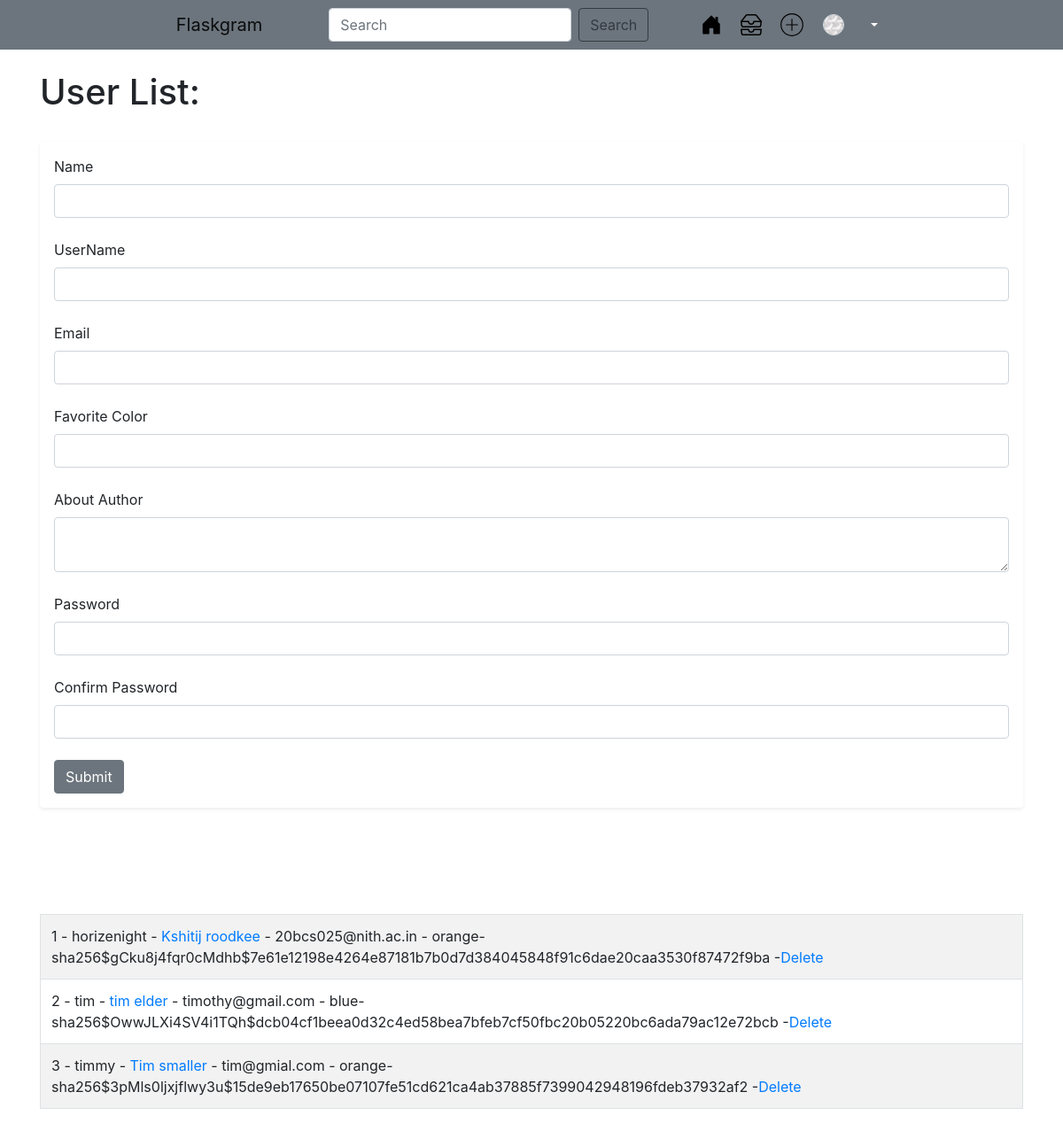
Page /user/add (signed in) on the earlier database version.
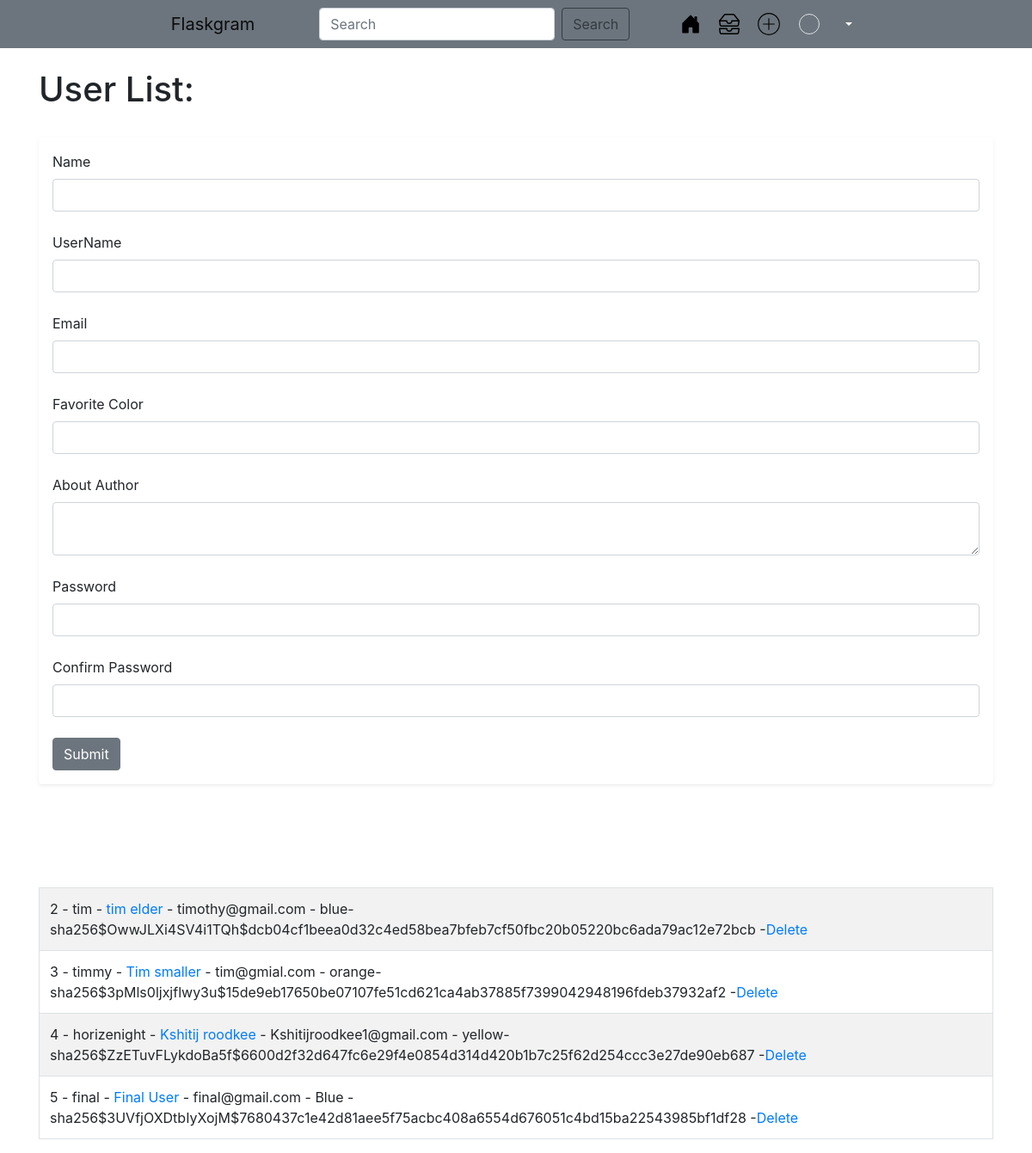
Same page on the later database version.
### hello.py (models this page shows, shortened)
class Users(db.Model,UserMixin):
    id = db.Column(db.Integer,primary_key=True)
    username = db.Column(db.String(120),nullable=False)
    name = db.Column(db.String(120),nullable=False)
    email = db.Column(db.String(120),nullable=False,unique=True)
    profile_pic = db.Column(db.String(),nullable=True)
    favorite_color = db.Column(db.String(120))
    about_author = db.Column(db.Text(500),nullable=True)
    date_added = db.Column(db.DateTime,default=datetime.utcnow)
    password_hash = db.Column(db.String(120))
    posts= db.relationship('Posts',backref='poster')
    followed = db.relationship(
        'Users', secondary=followers,
        primaryjoin=(followers.c.follower_id == id),
        secondaryjoin=(followers.c.followed_id == id),
        backref=db.backref('followers', lazy='dynamic'), lazy='dynamic')
    liked = db.relationship(
        'LikePost',
        foreign_keys='LikePost.user_id',
        backref='user', lazy='dynamic')
    @property
    def password(self):
        raise AttributeError('password is not readable attribute')

### hello.py (the view, shortened to what this page needs)
@app.route('/user/add',methods =['GET',"POST"])
def add_user():
    name = None
    form = UserForm()
    our_users = Users.query.order_by(Users.date_added)
    return render_template("add_user.html",form =  form,name=name,our_users = our_users)

### WebForms.py
class UserForm(FlaskForm):
    name = StringField("Name" , validators= [DataRequired()])
    username = StringField("UserName" , validators= [DataRequired()])
    email = StringField("Email" , validators= [DataRequired()])
    favorite_color = StringField('Favorite Color')
    about_author = TextAreaField('About Author')
    profile_pic = FileField("Profile Pic")
    password_hash = PasswordField('Password',validators=[DataRequired(),EqualTo('password_hash2',message='Passwords Must Match')])
    password_hash2 = PasswordField('Confirm Password',validators=[DataRequired()])
    submit = SubmitField("Submit")

class SearchForm(FlaskForm):
    searched = StringField("Searched" , validators=[DataRequired(),Length(min=1)])
    submit = SubmitField("Submit")

### hello.py (called while the page is built)
@login_manager.user_loader
def load_user(user_id):
    return Users.query.get(int(user_id))

@app.context_processor
def base():
    form = SearchForm()
    return dict(form=form)

### templates/add_user.html (shortened to what this page needs)
{% extends 'base.html' %}
{% block content%}
    <br/>
{% if name %}
    <h1>User Added !</h1>
    <br/><br/><br/>
    <table class='table table-hover table-bordered table-striped'>
        {%for our_user in our_users%}
        <tr>
            <td>
                {{our_user.id}} -   {{our_user.username}} - <a href="{{url_for('update',id=our_user.id)}}">{{our_user.name}} </a> - {{our_user.email}} - {{our_user.favorite_color}}-{{our_user.password_hash}}  -<a href="{{url_for('delete',id=our_user.id)}}">Delete </a>  <br/>
            </td>
        </tr>
        {%endfor %}
    </table>
{%else%}
    <h1>User List: </h1>
    <br/>
    <div class="shadow-sm p-3 mb-5 bg-body rounded">
    <form method="POST">
        {{form.name.label(class='form-label')}}
        {{form.name(class='form-control')}}
<br/>
        {{form.username.label(class='form-label')}}
        {{form.username(class='form-control')}}
<br/>
        {{form.email.label(class='form-label')}}
        {{form.email(class='form-control')}}
<br/>
        {{form.favorite_color.label(class='form-label')}}
        {{form.favorite_color(class='form-control')}}
<br/>
        {{form.about_author.label(class='form-label')}}
        {{form.about_author(class='form-control')}}
<br/>
        {{form.password_hash.label(class='form-label')}}
        {{form.password_hash(class='form-control')}}
<br/>
        {{form.password_hash2.label(class='form-label')}}
        {{form.password_hash2(class='form-control')}}
<br/>
        {{form.submit(class='btn btn-secondary')}}
    </form>
</div>
<br/><br/><br/>
<table class='table table-hover table-bordered table-striped'>
    {%for our_user in our_users%}
    <tr>
        <td>
            {{our_user.id}} -   {{our_user.username}} - <a href="{{url_for('update',id=our_user.id)}}">{{our_user.name}} </a> - {{our_user.email}} - {{our_user.favorite_color}}-{{our_user.password_hash}}  -<a href="{{url_for('delete',id=our_user.id)}}">Delete </a>  <br/>
        </td>
    </tr>
    {%endfor %}
</table>
{%endif%}
{%endblock%}

### templates/base.html (shortened to what this page needs)
<!doctype html>
<html lang="en">
  <head>
    <link rel="stylesheet" href="https://stackpath.bootstrapcdn.com/bootstrap/4.5.0/css/bootstrap.min.css"
>
    <link rel="stylesheet" href="{{url_for('static',filename='css/styles.css')}}">
  </head>
  <body>
    {% include 'navbar.html' %}
<div class="container">
    {%block content%}
    {%endblock%}
</div>
  </body>
</html>

### templates/navbar.html (shortened to what this page needs)
<div>
  <nav class="navbar navbar-expand-lg navbar-light bg-secondary  ">
    <div class="container justify-content-center">
      <div class="d-flex flex-row justify-content-between align-items-center col-9">
      {% if current_user.is_authenticated %}
      <a class="navbar-brand" href="{{ url_for('feed', username=current_user.username) }}">
      {%else%}
      <a class="navbar-brand" href="{{url_for('posts')}}">
      {%endif%}
          Flaskgram
        </a>
        <div>
          <form method="POST" action="{{url_for('search')}}" class="form-inline my-2 my-lg-0">
            <input class="form-control mr-sm-2" type="search" placeholder="Search" aria-label="Search"
              name="searched" />
            <button class="btn btn-outline-dark" type="submit">Search</button>
          </form>
        </div>
        <div class="d-flex flex-row">
          <ul class="list-inline m-0">
            {% if current_user.is_authenticated %}
            <li class="list-inline-item">
              <a href="{{url_for('feed',username=current_user.username)}}" class="link-menu">
              </a>
            </li>
            {%endif%}
                  {% if current_user.is_authenticated%}
                  <li class="list-inline-item ml-2">
                    <a href="{{url_for('posts')}}" class="link-menu">
                    </a>
                </li>
            <li class="list-inline-item ml-2">
              <a href="{{url_for('add_post')}}" class="link-menu">
              </a>
            </li>
            <li class="list-inline-item ml-2 align-middle">
              <a href="{{ url_for('user', username=current_user.username) }}" class="link-menu">
                <div
                  class="rounded-circle overflow-hidden d-flex justify-content-center align-items-center border topbar-profile-photo">
                  {%if current_user.profile_pic%}
                  <img src="{{url_for('static',filename='images/'+current_user.profile_pic)}}" alt=""
                    style="transform: scale(1.5); width: 100%; position: absolute; left: 0;">
                  {%else%}
                  <img src="{{url_for('static',filename='images/profile.jpg')}}" alt=""
                    style="transform: scale(1.5); width: 100%; position: absolute; left: 0;">
                  {%endif%}
                </div>
              </a>
            </li>
            <li class="list-inline-item ml-2 align-middle">
              <div class="btn-group">
                <button type="button" class="btn btn-sm btn-secondary dropdown-toggle dropdown-toggle-split" data-bs-toggle="dropdown" aria-expanded="false">
                </button>
              </div>
            </li>
            {%endif%}
          </ul>
        </div>
      </div>
    </div>
  </nav>
</div>

### static/css/styles.css (style rules this page uses)
.link-menu { color: black; }
.topbar-profile-photo { width: 1.5em; height: 1.5em; position: relative; }

Differences in the rows shown:
removed Users: id "1", username "horizenight", name "Kshitij roodkee", email "20bcs025@nith.ac.in", favorite_color "orange", password_hash "sha256$gCku8j4fqr0cMdhb$7e61e12198e4264e87181b7b0d7d384045848f91c6dae20caa3530f87472f9ba"
added Users: id "4", username "horizenight", name "Kshitij roodkee", email "Kshitijroodkee1@gmail.com", favorite_color "yellow", password_hash "sha256$ZzETuvFLykdoBa5f$6600d2f32d647fc6e29f4e0854d314d420b1b7c25f62d254ccc3e27de90eb687"
added Users: id "5", username "final", name "Final User", email "final@gmail.com", favorite_color "Blue", password_hash "sha256$3UVfjOXDtbIyXojM$7680437c1e42d81aee5f75acbc408a6554d676051c4bd15ba22543985bf1df28"
